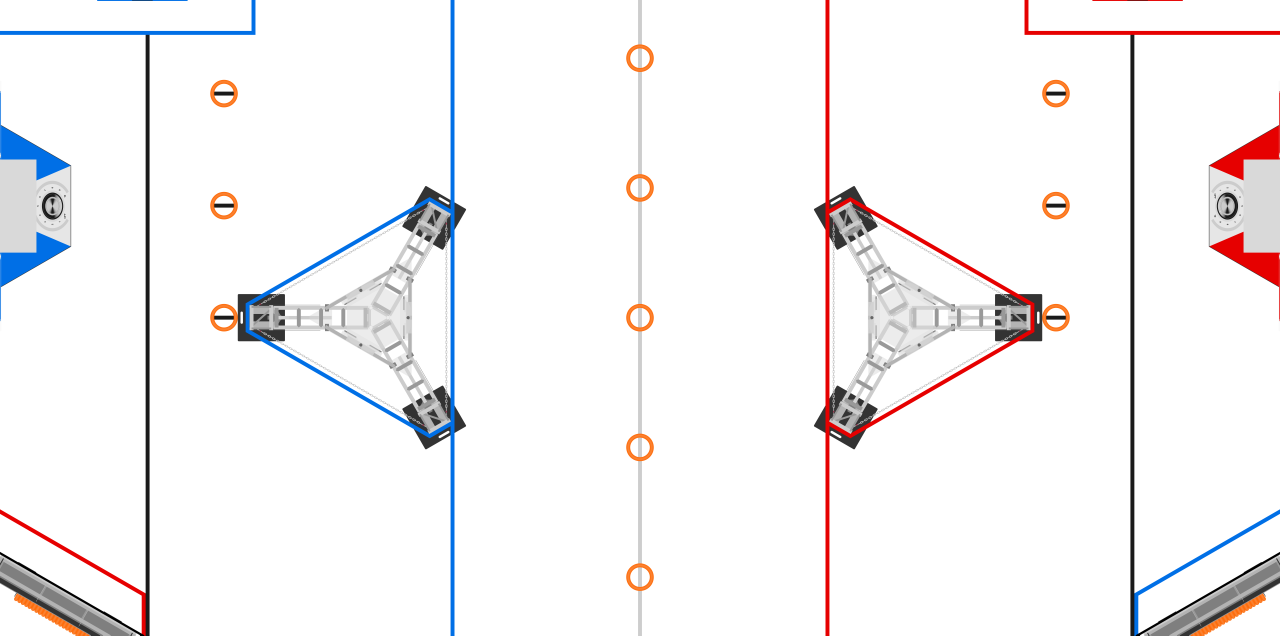
#> input picture Project_03_a*/images/2024_Field_Crop.png, 7680 x 3812 px (shown at 1/6 size)
$ python resizeimg.py
#> lines starting #> are read from the running program, lines starting #| are printed output that depends on the picture
import cv2
img=cv2.imread("images/2024_Field_Crop.png")
#> img is the input picture: shape (3812, 7680, 3); mean B, G, R 244, 243.1, 245.2
print('resizing...')
resized_image = cv2.resize(img, (649*2,319*2), interpolation=cv2.INTER_CUBIC)
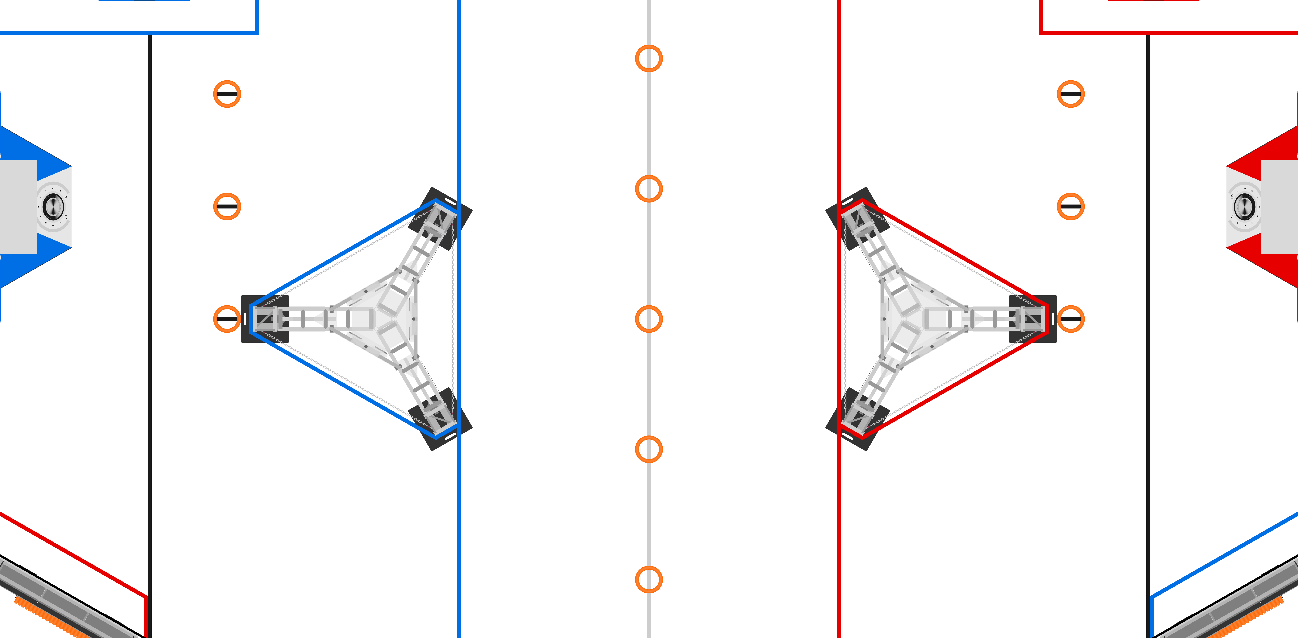
#> resized_image: shape (638, 1298, 3); mean B, G, R 244, 243.1, 245.1
print('done')
cv2.imwrite("n2024.png", resized_image)

$ run again, with Project_03_a*/images/2024_Field.png copied over Project_03_a*/images/2024_Field_Crop.png
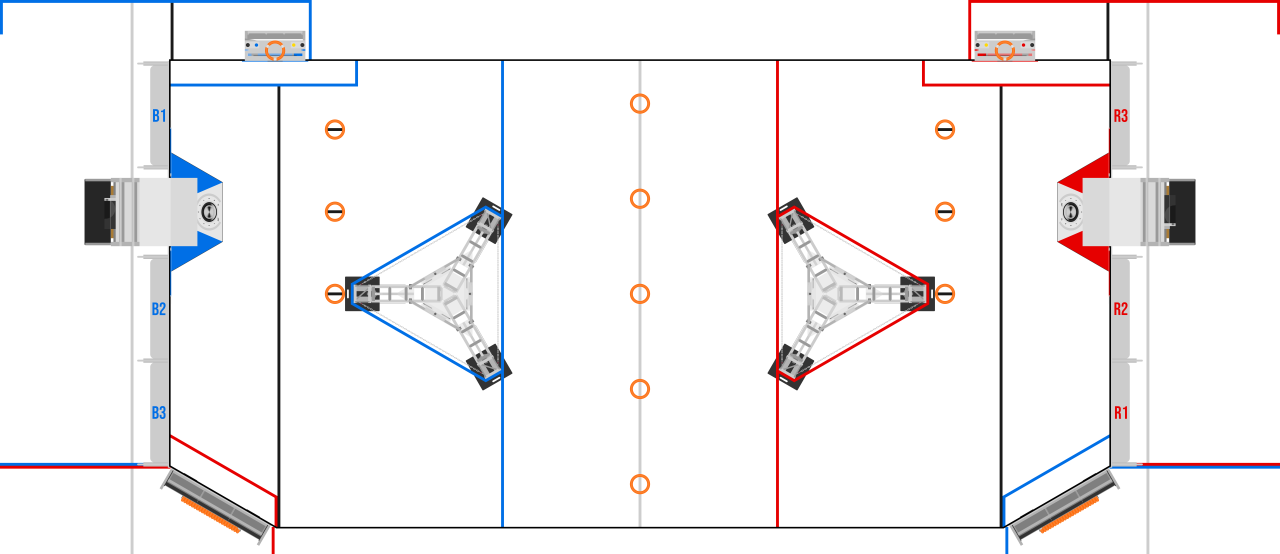
#> input picture Project_03_a*/images/2024_Field.png, 7680 x 3320 px (shown at 1/6 size)
#> img is the input picture: shape (3320, 7680, 3); mean B, G, R 242.7, 241.8, 243.6
#> `resized_image = cv2.resize(img, (649*2,319*2), interpolation=cv2.INTER..`:
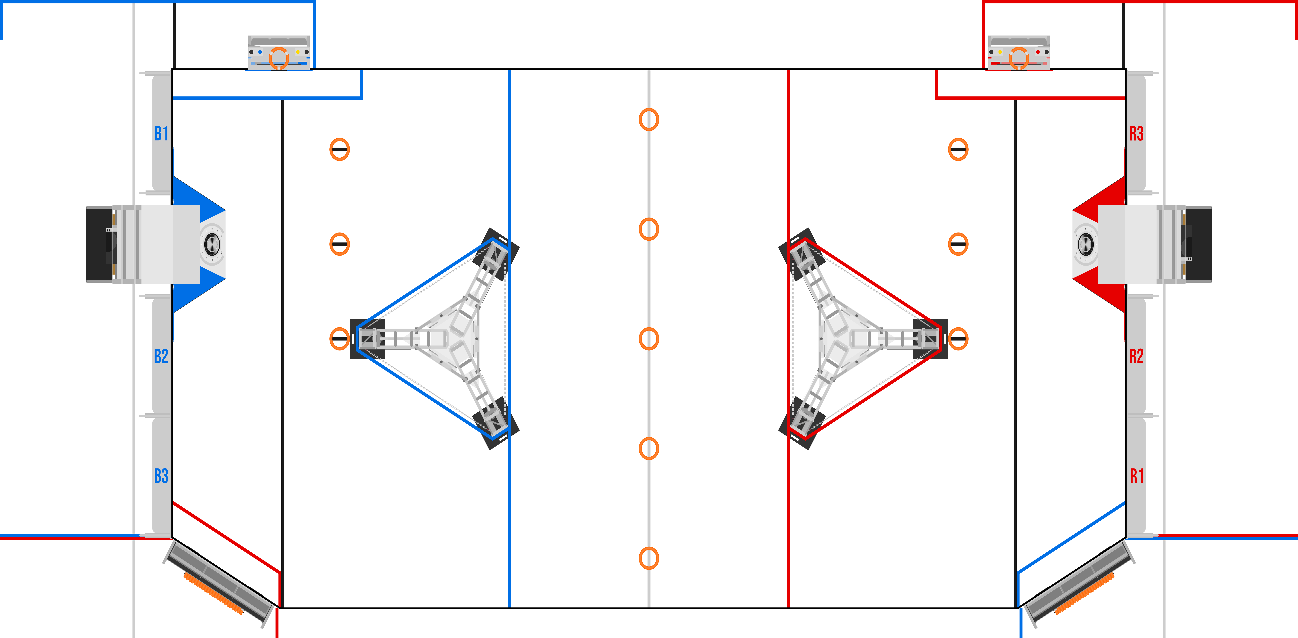
#> resized_image: shape (638, 1298, 3); mean B, G, R 242.6, 241.7, 243.5
